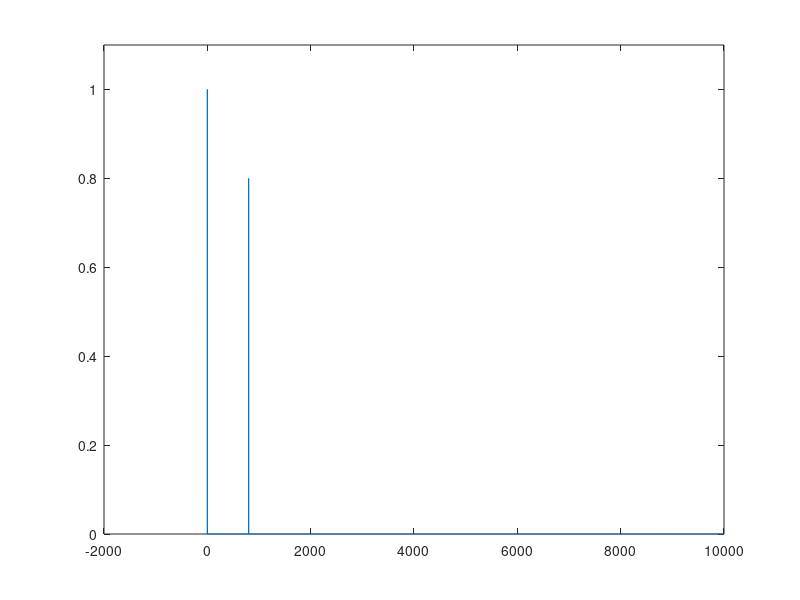
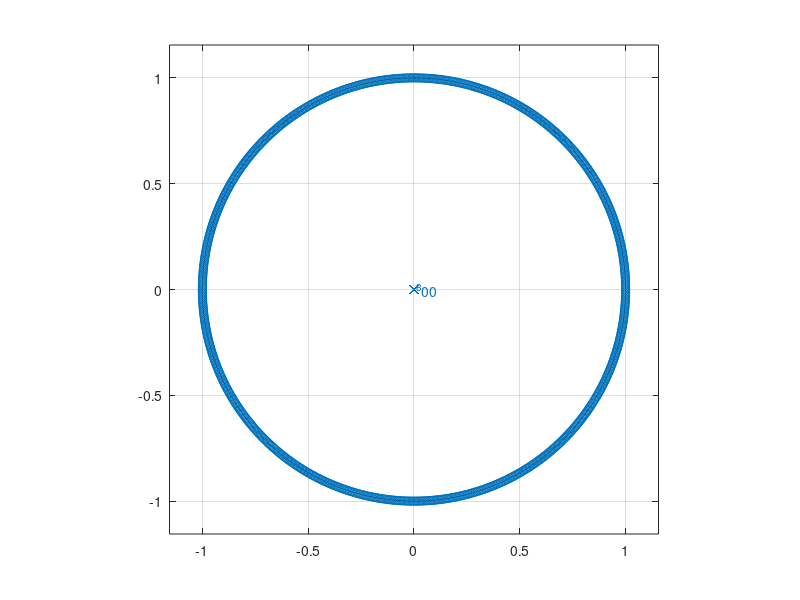

Write the MATLAB code that produced these figures, in order.
clear
close all

%% y(n) = (1.0)* x(n) + (0.8) * x(n-800)
% Y(Z) =X(Z)+(0.8)*X(z)z^(-800)

b1 = [1 zeros(1,799)];
b2 = [0.8];
b = horzcat(b1, b2);
length(b)
a = [1];
n = -10:10000;
d = (n == 0);


y = filter(b,a,d);
figure(1)
plot(n,y);
ylim([0 1.1])
figure(2)
zplane(b,a)
